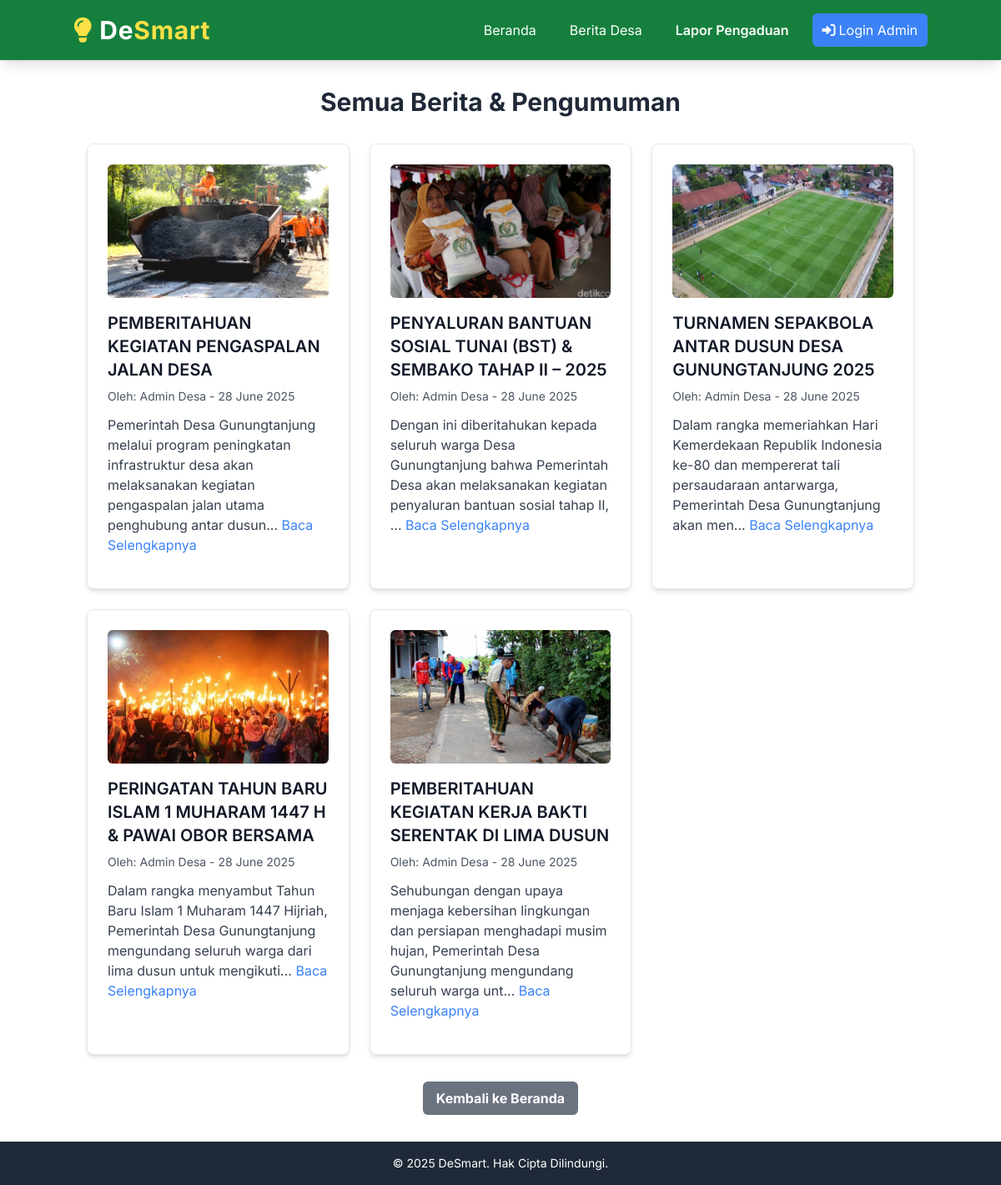
Before: /berita with the older database file.
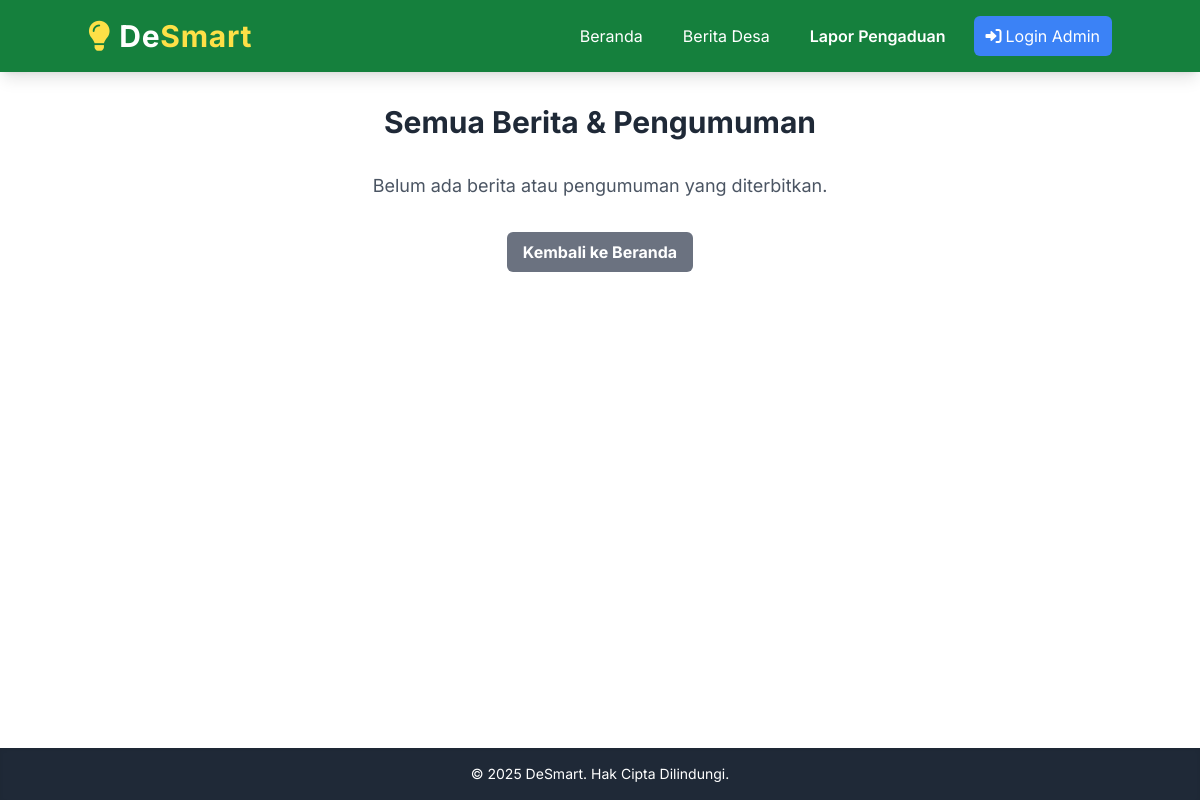
After: the same page with the newer database file.
### models.py (models this page shows, shortened)
class Berita(db.Model):
    id = db.Column(db.Integer, primary_key=True)
    judul = db.Column(db.String(200), nullable=False)
    isi_berita = db.Column(db.Text, nullable=False)
    url_gambar_utama = db.Column(db.String(255), nullable=True)
    tanggal_publikasi = db.Column(db.DateTime, default=datetime.utcnow)
    penulis = db.Column(db.String(50), default='Admin Desa', nullable=False)

### app.py (the view)
@app.route('/berita')
def daftar_berita_publik():
    beritas = Berita.query.order_by(Berita.tanggal_publikasi.desc()).all()
    return render_template('list_berita_publik.html', title='Berita Desa', beritas=beritas)

### templates/list_berita_publik.html (shortened to what this page needs)
{% extends 'layout.html' %}
{% block content %}
    <h2 class="text-3xl font-bold text-center text-gray-800 mb-8">Semua Berita & Pengumuman</h2>
    {% if beritas %}
        <div class="grid grid-cols-1 md:grid-cols-2 lg:grid-cols-3 gap-6">
            {% for berita_item in beritas %}
                <div class="bg-white rounded-lg p-6 shadow-md border border-gray-200">
                    {% if berita_item.url_gambar_utama %}
                        <img src="{{ url_for('uploaded_file', filename=berita_item.url_gambar_utama) }}" alt="{{ berita_item.judul }}" class="w-full h-40 object-cover rounded-md mb-4">
                    {% else %}
                        <div class="w-full h-40 bg-gray-200 rounded-md mb-4 flex items-center justify-center text-gray-500">
                            Tidak ada gambar
                        </div>
                    {% endif %}
                    <h3 class="text-xl font-semibold text-gray-900 mb-2">{{ berita_item.judul }}</h3>
                    <p class="text-sm text-gray-600 mb-3">Oleh: {{ berita_item.penulis }} - {{ berita_item.tanggal_publikasi.strftime('%d %B %Y') }}</p>
                    <p class="text-gray-700 mb-4">{{ berita_item.isi_berita[:150] }}... <a href="{{ url_for('detail_berita_publik', berita_id=berita_item.id) }}" class="text-blue-500 hover:underline">Baca Selengkapnya</a></p>
                </div>
            {% endfor %}
        </div>
    {% else %}
        <p class="text-center text-gray-600 text-lg">Belum ada berita atau pengumuman yang diterbitkan.</p>
    {% endif %}
    <div class="mt-8 text-center">
        <a href="{{ url_for('index') }}" class="inline-block bg-gray-500 hover:bg-gray-600 text-white font-bold py-2 px-4 rounded-md transition-colors">Kembali ke Beranda</a>
    </div>
{% endblock %}

Changed rows visible on the page:
removed Berita: url_gambar_utama (picture), judul "PEMBERITAHUAN KEGIATAN PENGASPALAN JALAN DESA", penulis "Admin Desa", tanggal_publikasi "28 June 2025", isi_berita "Pemerintah Desa Gunungtanjung melalui program peningkatan infrastruktur desa akan melaksanakan kegiatan pengaspalan jalan utama penghubung antar dusun"
removed Berita: url_gambar_utama (picture), judul "PENYALURAN BANTUAN SOSIAL TUNAI (BST) & SEMBAKO TAHAP II – 2025", penulis "Admin Desa", tanggal_publikasi "28 June 2025", isi_berita "Dengan ini diberitahukan kepada seluruh warga Desa Gunungtanjung bahwa Pemerintah Desa akan melaksanakan kegiatan penyaluran bantuan sosial tahap II,"
removed Berita: url_gambar_utama (picture), judul "TURNAMEN SEPAKBOLA ANTAR DUSUN DESA GUNUNGTANJUNG 2025", penulis "Admin Desa", tanggal_publikasi "28 June 2025", isi_berita "Dalam rangka memeriahkan Hari Kemerdekaan Republik Indonesia ke-80 dan mempererat tali persaudaraan antarwarga, Pemerintah Desa Gunungtanjung akan men"
removed Berita: url_gambar_utama (picture), judul "PERINGATAN TAHUN BARU ISLAM 1 MUHARAM 1447 H & PAWAI OBOR BERSAMA", penulis "Admin Desa", tanggal_publikasi "28 June 2025", isi_berita "Dalam rangka menyambut Tahun Baru Islam 1 Muharam 1447 Hijriah, Pemerintah Desa Gunungtanjung mengundang seluruh warga dari lima dusun untuk mengikuti"
removed Berita: url_gambar_utama (picture), judul "PEMBERITAHUAN KEGIATAN KERJA BAKTI SERENTAK DI LIMA DUSUN", penulis "Admin Desa", tanggal_publikasi "28 June 2025", isi_berita "Sehubungan dengan upaya menjaga kebersihan lingkungan dan persiapan menghadapi musim hujan, Pemerintah Desa Gunungtanjung mengundang seluruh warga unt"
Other visible differences:
text now shown: "Belum ada berita atau pengumuman yang diterbitkan."
